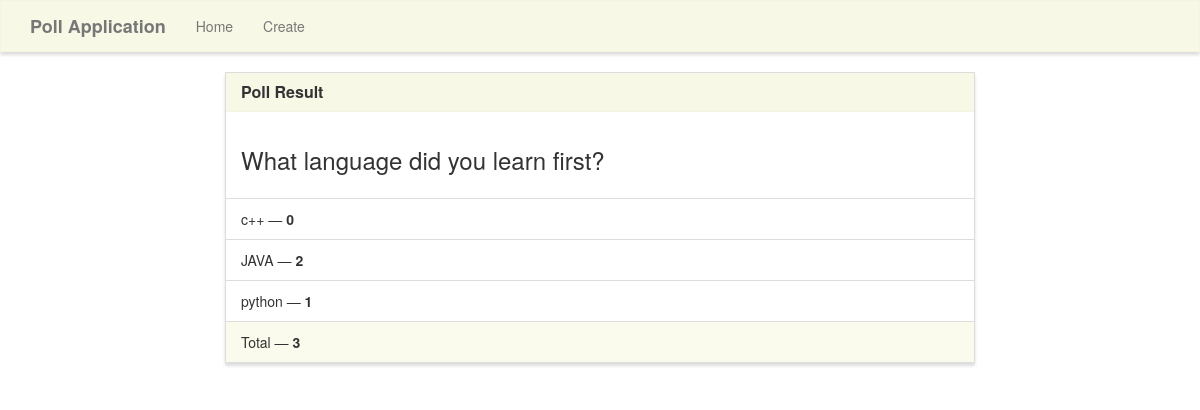
/results/2, run on an earlier commit of the app's database.
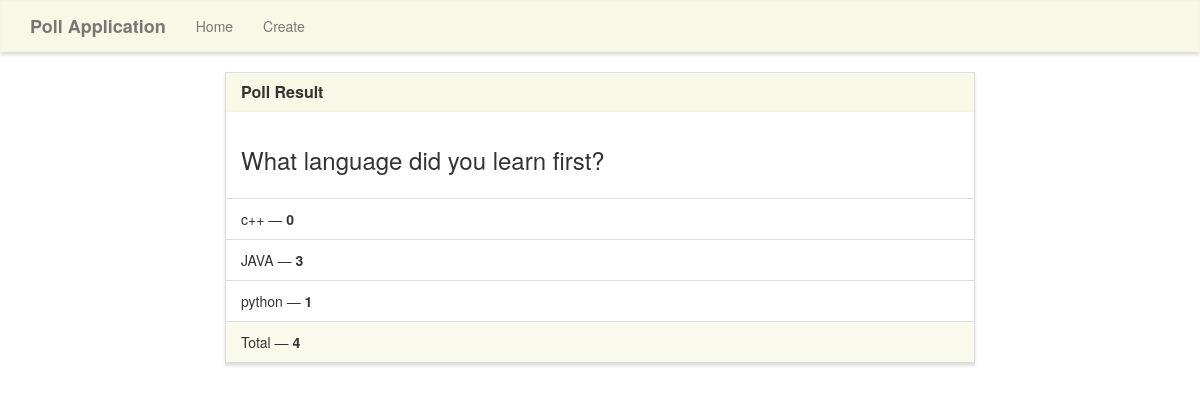
And on a later commit of the database.
### poll/models.py (models this page shows)
class Poll(models.Model):
    question= TextField()
    option_one= CharField(max_length=100)
    option_two= CharField(max_length=100)
    option_three= CharField(max_length=100)
    option_one_count = IntegerField(default=0)
    option_two_count = IntegerField(default=0)
    option_three_count = IntegerField(default=0)
    def total(self):
        return self.option_one_count + self.option_two_count + self.option_three_count

### poll/views.py (the view)
# urls.py: path('results/<poll_id>', view.results, name='results'),
def results(request, poll_id):
    poll = Poll.objects.get(pk=poll_id)
    context = {
        'poll': poll
    }
    return render(request, 'poll/results.html', context)

### poll/templates/poll/results.html (shortened to what this page needs)
{% extends "poll/base.html" %}
{% block main %}
<div class="row">
    <div class="col-lg-8 col-lg-offset-2">
        <div class="panel panel-default">
            <div class="panel-heading">
                <h3 class="panel-title">Poll Result</h3>
            </div>
            <div class="panel-body">
                <h3>{{poll.question}}</h3>
            </div>
            <ul class="list-group">
                <li class="list-group-item">{{poll.option_one}} &mdash; <strong>{{poll.option_one_count}} </strong></li>
                <li class="list-group-item">{{poll.option_two}} &mdash; <strong>{{poll.option_two_count}}</strong></li>
                <li class="list-group-item">{{poll.option_three}} &mdash; <strong>{{poll.option_three_count}}</strong></li>
            </ul>
            <div class="panel-footer">
                Total &mdash; <strong>{{poll.total}}</strong>
            </div>
        </div>
    </div>
</div>
{% endblock %}

### poll/templates/poll/base.html (shortened to what this page needs)
{% load static %}
<!DOCTYPE html>
<html lang="en">
	<head>
		<link rel="stylesheet" href="https://maxcdn.bootstrapcdn.com/bootstrap/3.3.7/css/bootstrap.min.css">
		<link rel="stylesheet" type="text/css" href="{% static 'style.css' %}" />
	</head>
	<body>
		<nav class="navbar navbar-default" role="navigation">
			<div class="container">
				<div class="navbar-header">
					<a class="navbar-brand" href="{% url 'home'%}">Poll Application</a>
				</div>
				<div class="collapse navbar-collapse navbar-ex1-collapse">
					<ul class="nav navbar-nav">
						<li><a href="{% url 'home'%}">Home</a></li>
						<li><a href="{% url 'create'%}">Create</a></li>
					</ul>
				</div>
			</div>
		</nav>
		<div class="container">
			{% block main %}{% endblock %}
		</div>
	</body>
</html>

### poll/static/style.css (style rules this page uses)
.navbar-default, .btn, .form-control, .panel { border-radius: 0; }
.navbar-default { background-color: rgba(245, 245, 220, .7); border-color: rgba(245, 245, 220, .6); box-shadow: 0px 3px 3px 0px #ddd; }
.panel-default > .panel-heading { color: #333; background-color: rgba(245, 245, 220, .7); border-color: rgba(245, 245, 220, .6); border-top-left-radius: 0; border-top-right-radius: 0; }
.panel-footer { background-color: rgba(245, 245, 220, .5); border-color: rgba(245, 245, 220, .4); }
.panel { box-shadow: 0px 3px 3px 0px #ddd; }
a.navbar-brand, .panel-title { font-weight: bolder; }

What changed in the data, as far as the page shows it:
changed Poll "What language did you learn first?": option_two_count "2" → "3"; total "3" → "4"
